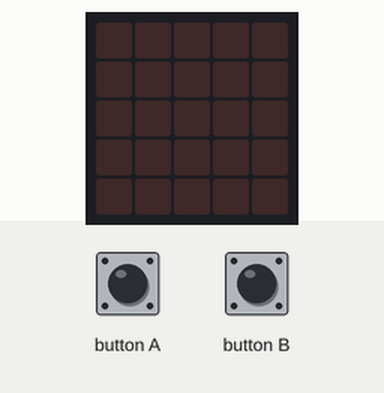
Recording of a program running on a simulated BBC micro:bit running MicroPython. Parts: the board's 5×5 LED display. Inputs (shaded band) come from the test bench.

Above: at 1.2 s.
1.3 s: button A pressed for 0.15 s
At 1.45 s:
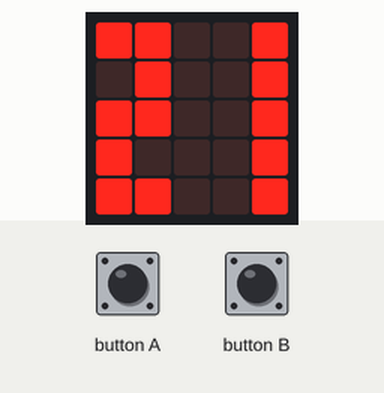
At 2.05 s:
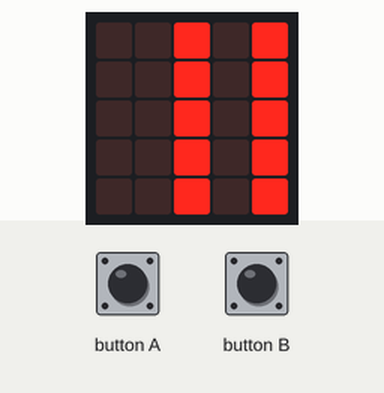
7.3 s: button B pressed for 3.2 s
At 8.96 s:
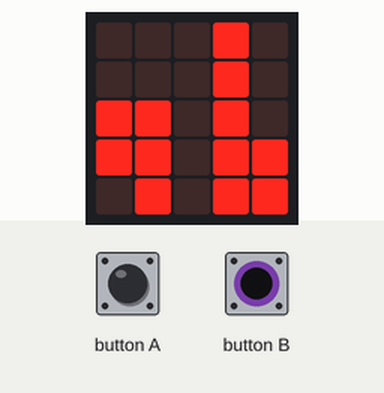

Measured:
- after the input at 1.3 s, the display: changes at once (image 1)
- after the input at 7.3 s, the display: first differs from a run without the input after 1.5 s (image 3)

The program:

rolling2ColSans_v1.2.py
```python
from microbit import *
# WHALEYSANS_INTEGERS designed by David Whale (@WhaleyGeek) and replicated here verbatim
# PHILSANS_TEXT alpha font 100% inspired by WHALEYSANS_INTEGERS, and implementation method borrowed from @WhaleyGeek
# so, all credit for inspiration to: https://github.com/whaleygeek/mb_clock/blob/master/clock.py

# The purpose of this app is to scroll chars from the WhaleySans integer font and the PHILSANS_TEXT alpha font.
# At the time of writing Python does not scroll images wider than 5 pixels using display.show
# an implementation of that scrollLargeImage(imageDataStr, delay) has been built, and could be extracted

WHALEYSANS_INTEGERS = (
("99","99","99","99","99"),
("09","09","09","09","09"),
("99","09","99","90","99"),
("99","09","99","09","99"),
("90","90","99","09","09"),
("99","90","99","09","99"),
("99","90","99","99","99"),
("99","09","09","09","09"),
("99","99","00","99","99"),
("99","99","99","09","99")
)

PHILSANS_TEXT = (
("00", "00", "99", "99", "09"),     # a
("90", "90", "90", "99", "99"),     # b
("00", "00", "99", "90", "99"),     # c
("09", "09", "99", "99", "99"),     # d
("99", "90", "99", "90", "99"),     # e
("99", "90", "99", "90", "90"),     # f
("99", "99", "09", "09", "99"),     # g
("90", "90", "99", "99", "99"),     # h
("90", "00", "90", "90", "90"),     # i
("09", "00", "09", "49", "99"),     # j
("92", "97", "90", "97", "92"),     # k
("90", "90", "90", "90", "96"),     # l
("90", "09", "90", "09", "90"),     # m
("00", "00", "99", "99", "99"),     # n
("00", "99", "99", "99", "00"),     # o
("99", "99", "94", "90", "90"),     # p
("00", "99", "99", "49", "09"),     # q
("00", "00", "99", "90", "90"),     # r
("99", "90", "99", "09", "99"),     # s
("00", "90", "99", "90", "99"),     # t
("00", "00", "99", "99", "99"),     # u
("00", "00", "99", "99", "44"),     # v
("09", "90", "09", "90", "09"),     # w
("99", "44", "99", "44", "99"),     # x
("00", "99", "99", "09", "99"),     # y
("00", "99", "09", "90", "99"),     # z
)

def show2ColSansNumber(n):                # displaying integers is less costly (doesn't use getCharRef), so make a special case for it
    show2ColSansString(str(n), True)

def show2ColSansString(showStr, isInt):             # pass in the string to show and a flag indicating if it is int or str
    rawImageStrData = ["", "", "", "", ""]          # a nice clean and new string for each ROW in image to show on 5x5 LED matrix
    for i in range(len(showStr)):                   # extract each char in turn from string we are showing
        currentChar = getFontSet(showStr[i], isInt)    # currentChar set as pointer to a 5 record array, e.g. ("00", "99", "99", "09", "99")
        for j in range(5):                          # we now review the raw data for char and extract and add it to our long render str
            rawImageStrData[j] += (currentChar[j] + "0")    # the +"0" bit adds a blank column between chars.
    convertImageDataToImage(rawImageStrData)        # here we have a long (more than 5 cols) image data set - we send it off to render into frames.

def getFontSet(showChar, isInt):                          # a pointer to either WHALEYSANS_INTEGERS or PHILSANS_TEXT
    if(isInt):                                           # isInt is TRUE if WHOLE input to function was integer (so does not refer to just this char)
        return WHALEYSANS_INTEGERS[int(showChar)]      # FONT[i] is correct ROW in Font - contains info to rendercurrentInt
    return getCharFontData(showChar)                  # char could be integer or alpha - this will resolve


def getCharFontData(charStr):       # used to identify the char and return the raw (static) data needed to render it:
    if(charIsInt(charStr)):         # first we'll establish if char is an int
        return WHALEYSANS_INTEGERS[int(charStr)]    # if we haven't returned chat is not an int - must be an alpha (a-z) - need to find it in PHILSANS_TEXT:
    return(PHILSANS_TEXT[getCharRef(charStr)])

# couple of utility methods:----------------------------------------------------------------------------------------------

def getCharRef(rawChar):        # takes the ascii code of the char to render and converts to ref to PHILSANS array
    charInt = ord(rawChar)      # a = 97, A = 65
    if(charInt > 96):
        return (charInt - 97)
    return (charInt - 65)


def charIsInt(rawChar):
    try:
        arbInt = int(rawChar)
        return True
    except:
        return False


# methods that deal with rendering the long image into individual frames:--------------------------------------------------

def convertImageDataToImage(rawImageStrData):       # here we take the 5 separate row data string and concat them, with : separating each
    bufStr = ""
    for i in range(5):
        bufStr += rawImageStrData[i] + ":"          # no drawback to leaving a trailing ;, so not spending resource avoiding it.
    scrollLargeImage(bufStr, 300)

def scrollLargeImage(imageDataStr, delay):          # imageDataStr = "09900999:09909900: " etc - NB - ASSUME predictable structure with *NO trailing colon*
    frameCount = int((len(imageDataStr) - 4)  / 5)  # (len(imageDataStr) - 4) = total number of chars in data string. We stripped out the colons
                                                    # 5 separate discrete strings /5 gives total in 1.  Then -4 means all frames have 5 cols.
    for i in range(frameCount-5):
        bufStr = ""
        for j in range(5):
            bufStr += imageDataStr[j*frameCount + i + j: j*frameCount + i + j + 5] + ":"
        display.show(Image(bufStr))
        sleep(delay)

#----------------------------------------------------------------------------------------------------------------------------


while True:
    if(button_a.is_pressed()):
        show2ColSansNumber(2106754389)

    if(button_b.is_pressed()):
        show2ColSansString("abcdefghijklmnopqrstuvwxyz", False)
```
